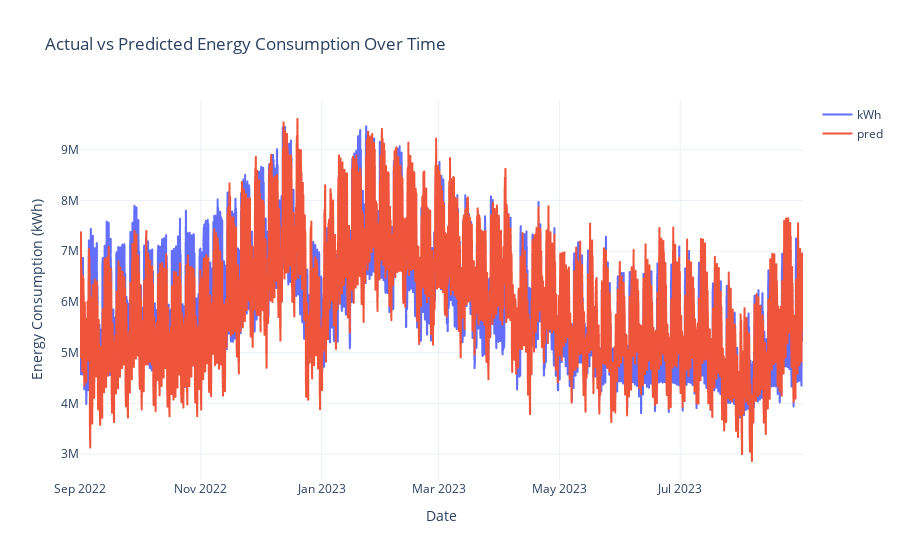

Notebook source saved alongside this figure:
### Code cell
# Create the figure with step lines for both actual and predicted values
fig = px.line(
    y_preds_val.reset_index(),
    x="datetime",
    y=["kWh", "pred"],
    labels={
        "datetime": "Date",
        "value": "Energy Consumption (kWh)",
        "variable": "Series",
    },
    title="Actual vs Predicted Energy Consumption Over Time",
    line_shape="hv",  # Set line shape to horizontal-vertical for step chart
)

# Customize the layout
fig.update_layout(
    template="plotly_white",
    legend=dict(title=""),
    xaxis_title="Date",
    yaxis_title="Energy Consumption (kWh)",
)

# Show the figure
fig.show()

### Figure 1 — Plotly figure (JSON) as saved in the notebook; plotly's stock layout.template omitted (floating-point values rounded to 4 significant figures; data arrays with more than 128 entries replaced by an {"elided": "..."} marker saying what was removed)
{"data": [{"hovertemplate": "Series=kWh<br>Date=%{x}<br>Energy Consumption (kWh)=%{y}<extra></extra>", "legendgroup": "kWh", "line": {"color": "#636efa", "dash": "solid", "shape": "hv"}, "marker": {"symbol": "circle"}, "mode": "lines", "name": "kWh", "showlegend": true, "type": "scattergl", "x": {"elided": "8760 str values"}, "xaxis": "x", "y": {"elided": "8760 float values"}, "yaxis": "y"}, {"hovertemplate": "Series=pred<br>Date=%{x}<br>Energy Consumption (kWh)=%{y}<extra></extra>", "legendgroup": "pred", "line": {"color": "#EF553B", "dash": "solid", "shape": "hv"}, "marker": {"symbol": "circle"}, "mode": "lines", "name": "pred", "showlegend": true, "type": "scattergl", "x": {"elided": "8760 str values"}, "xaxis": "x", "y": {"elided": "8760 float values"}, "yaxis": "y"}], "layout": {"legend": {"title": {"text": ""}, "tracegroupgap": 0}, "title": {"text": "Actual vs Predicted Energy Consumption Over Time"}, "xaxis": {"anchor": "y", "domain": [0, 1], "title": {"text": "Date"}}, "yaxis": {"anchor": "x", "domain": [0, 1], "title": {"text": "Energy Consumption (kWh)"}}}}
